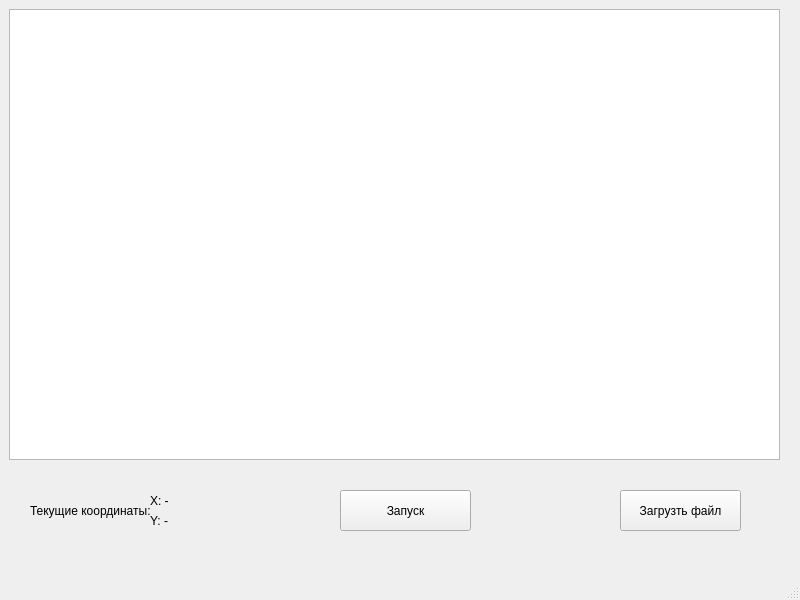
<?xml version="1.0" encoding="UTF-8"?>
<ui version="4.0">
 <class>MainWindow</class>
 <widget class="QMainWindow" name="MainWindow">
  <property name="geometry">
   <rect>
    <x>0</x>
    <y>0</y>
    <width>800</width>
    <height>600</height>
   </rect>
  </property>
  <property name="windowTitle">
   <string>MainWindow</string>
  </property>
  <widget class="QWidget" name="centralwidget">
   <widget class="QWidget" name="gridLayoutWidget">
    <property name="geometry">
     <rect>
      <x>9</x>
      <y>9</y>
      <width>771</width>
      <height>451</height>
     </rect>
    </property>
    <layout class="QGridLayout" name="gridLayout">
     <item row="0" column="0">
      <widget class="QGraphicsView" name="graphicsView">
       <property name="enabled">
        <bool>true</bool>
       </property>
       <property name="minimumSize">
        <size>
         <width>170</width>
         <height>90</height>
        </size>
       </property>
      </widget>
     </item>
    </layout>
   </widget>
   <widget class="QPushButton" name="startButton">
    <property name="geometry">
     <rect>
      <x>340</x>
      <y>490</y>
      <width>131</width>
      <height>41</height>
     </rect>
    </property>
    <property name="text">
     <string>Запуск</string>
    </property>
   </widget>
   <widget class="QLabel" name="label">
    <property name="geometry">
     <rect>
      <x>30</x>
      <y>490</y>
      <width>121</width>
      <height>41</height>
     </rect>
    </property>
    <property name="text">
     <string>Текущие координаты: </string>
    </property>
   </widget>
   <widget class="QLabel" name="labelX">
    <property name="geometry">
     <rect>
      <x>150</x>
      <y>490</y>
      <width>71</width>
      <height>21</height>
     </rect>
    </property>
    <property name="text">
     <string>X: -</string>
    </property>
   </widget>
   <widget class="QLabel" name="labelY">
    <property name="geometry">
     <rect>
      <x>150</x>
      <y>510</y>
      <width>71</width>
      <height>21</height>
     </rect>
    </property>
    <property name="text">
     <string>Y: -</string>
    </property>
   </widget>
   <widget class="QPushButton" name="loadButton">
    <property name="geometry">
     <rect>
      <x>620</x>
      <y>490</y>
      <width>121</width>
      <height>41</height>
     </rect>
    </property>
    <property name="text">
     <string>Загрузть файл</string>
    </property>
   </widget>
  </widget>
  <widget class="QMenuBar" name="menubar">
   <property name="geometry">
    <rect>
     <x>0</x>
     <y>0</y>
     <width>800</width>
     <height>21</height>
    </rect>
   </property>
  </widget>
  <widget class="QStatusBar" name="statusbar"/>
 </widget>
 <resources/>
 <connections/>
</ui>
